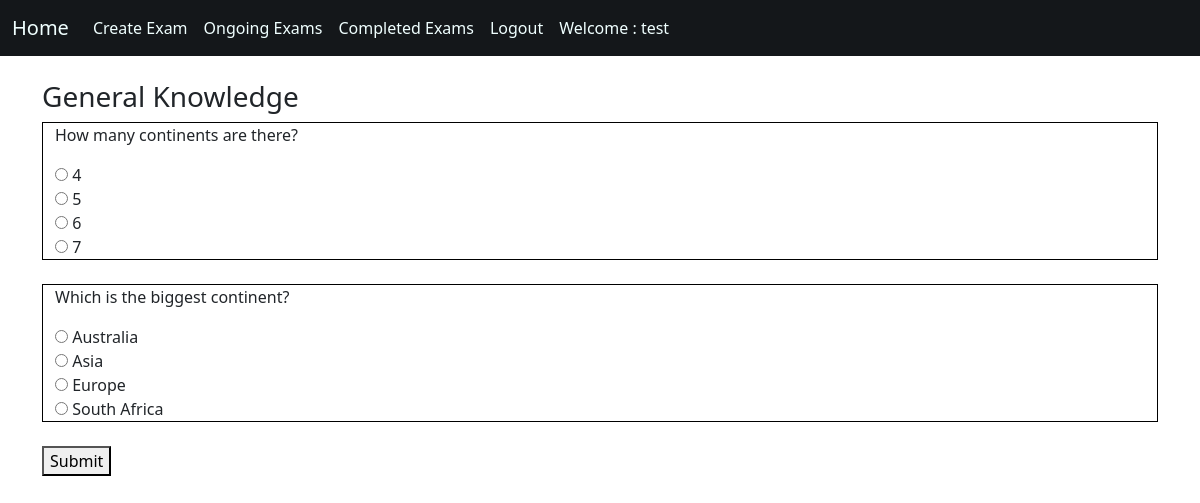
The page /attendpaper/1 (signed in) on the database its author committed.
### assesment/models.py (models this page shows, shortened)
class questionPaper(models.Model):
    users = models.ManyToManyField(User, related_name='user', blank=True)
    title = models.CharField(max_length=100, null=True, blank=True)
    questionList = models.ManyToManyField(question, blank=True, related_name='questionsList')
    submittedby = models.ManyToManyField(User, related_name='submitted', blank=True)
    examOverStatus = models.BooleanField(default=False)

class question(models.Model):
    Question = models.CharField(max_length=500)
    A = models.CharField(max_length=200)
    B = models.CharField(max_length=200)
    C = models.CharField(max_length=200)
    D = models.CharField(max_length=200)
    marks = models.IntegerField(default=1)
    answer = models.CharField(max_length=1)
    def __str__(self):
        return self.Question or str(self.id)

### assesment/views.py (the view, shortened to what this page needs)
# urls.py: path('attendpaper/<int:pk>', attendexam, name='attendpaper'),
def attendexam(request, pk):
    paper = questionPaper.objects.get(id=pk)
    userP = userprofile.objects.get(user=request.user)
    context = {'paper':paper}
    template_name = "attendpaper.html"
    return render(request, template_name, context)

### templates/attendpaper.html (shortened to what this page needs)
{% extends "base.html" %}
{% block content %}
    <h3>{{paper.title}}</h3>
    <form action="" method="POST">
        {% for x in paper.questionList.all %}
            <div class="container" style="border: 1px solid black;">
            <p>{{x}}</p>
            <input type="radio" name = "{{x.Question}}" value="A"> {{x.A}} </br>
            <input type="radio" name = "{{x.Question}}" value="B"> {{x.B}} </br>
            <input type="radio" name = "{{x.Question}}" value="C"> {{x.C}} </br>
            <input type="radio" name = "{{x.Question}}" value="D"> {{x.D}} </br>
            </div>
            <br>
        {% endfor %}
        <button type="submit">Submit</button>
    </form>
{% endblock %}

### templates/base.html (shortened to what this page needs)
<html>
    <head>
        <link href="https://cdn.jsdelivr.net/npm/bootstrap@5.0.0-beta2/dist/css/bootstrap.min.css" rel="stylesheet">
    </head>
    <body>
        <nav class="navbar sticky-top navbar-expand-lg navbar-light" style="background-color:rgb(20,23,26);">
            <div class="container-fluid">
              <a class="navbar-brand" href="/" style="color:azure;">Home</a>
              <div class="collapse navbar-collapse" id="navbarSupportedContent">
                <ul class="navbar-nav me-auto mb-2 mb-lg-0">
                  {% if not user.is_authenticated %}
                  <li class="nav-item">
                    <a class="nav-link" href="login" style="color: azure;">Login</a>
                  </li>
                  <li class="nav-item">
                    <a class="nav-link" href="register" style="color: azure;">SignUp</a>
                  </li>
                  {% else %}
                    {% if request.user.is_superuser %}
                    <li class="nav-item">
                        <a class="nav-link" style="color: azure;" href="{% url 'createexam' %}">Create Exam</a>
                    </li>
                    <li class="nav-item">
                      <a class="nav-link" style="color: azure;" href="{% url 'ongoingexams' %}">Ongoing Exams</a>
                    </li>
                    <li class="nav-item">
                        <a class="nav-link" style="color: azure;" href="{% url 'completedexams' %}">Completed Exams</a>
                    </li>
                    {% endif %}
                    <li class="nav-item">
                        <a class="nav-link" style="color: azure;" href="{% url 'logout' %}">Logout</a>
                    </li>
                    <li class="nav-item">
                        <a class="nav-link" style="color: azure;" href="#">Welcome : {{request.user}}</a>
                    </li>
                  {% endif %}
                </ul>
              </div>
            </div>
          </nav>
        <div class="container">
          <br>
        {% block content %}
        {% endblock %}
        </div>
      </body>
</html>

### rows shown on the page
questionPaper: title "General Knowledge"
question: Question "How many continents are there?", A "4", B "5", C "6", D "7"
question: Question "Which is the biggest continent?", A "Australia", B "Asia", C "Europe", D "South Africa"

### other values the page prints
{{ request.user }} "test"
